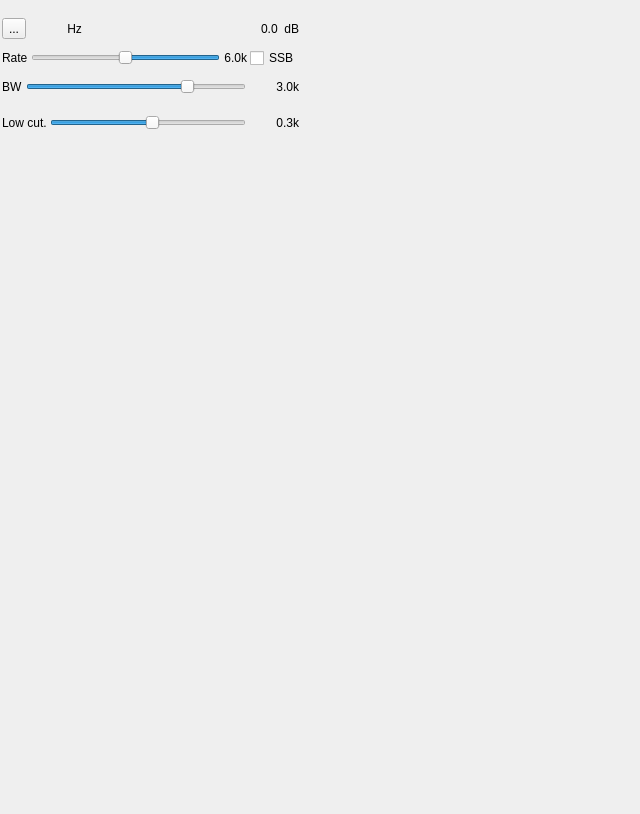
<?xml version="1.0" encoding="UTF-8"?>
<ui version="4.0">
 <class>ChannelAnalyzerGUI</class>
 <widget class="RollupWidget" name="ChannelAnalyzerGUI">
  <property name="geometry">
   <rect>
    <x>0</x>
    <y>0</y>
    <width>640</width>
    <height>814</height>
   </rect>
  </property>
  <property name="minimumSize">
   <size>
    <width>640</width>
    <height>0</height>
   </size>
  </property>
  <property name="font">
   <font>
    <family>Liberation Sans</family>
    <pointsize>9</pointsize>
   </font>
  </property>
  <property name="windowTitle">
   <string>Channel Analyzer</string>
  </property>
  <widget class="QWidget" name="settingsContainer" native="true">
   <property name="geometry">
    <rect>
     <x>0</x>
     <y>10</y>
     <width>301</width>
     <height>131</height>
    </rect>
   </property>
   <property name="windowTitle">
    <string>Settings</string>
   </property>
   <layout class="QVBoxLayout" name="verticalLayout">
    <property name="spacing">
     <number>3</number>
    </property>
    <property name="leftMargin">
     <number>2</number>
    </property>
    <property name="topMargin">
     <number>2</number>
    </property>
    <property name="rightMargin">
     <number>2</number>
    </property>
    <property name="bottomMargin">
     <number>2</number>
    </property>
    <item>
     <layout class="QHBoxLayout" name="DeltaFreqPowLayout">
      <item>
       <layout class="QHBoxLayout" name="DeltaFrequencyLayout">
        <item>
         <widget class="QToolButton" name="deltaMinus">
          <property name="toolTip">
           <string>Frequency shift direction</string>
          </property>
          <property name="text">
           <string>...</string>
          </property>
          <property name="icon">
           <iconset>
            <selectedoff>:/plus.png</selectedoff>
            <selectedon>:/minus.png</selectedon>
           </iconset>
          </property>
          <property name="checkable">
           <bool>true</bool>
          </property>
          <property name="checked">
           <bool>false</bool>
          </property>
         </widget>
        </item>
        <item>
         <widget class="ValueDial" name="deltaFrequency" native="true">
          <property name="sizePolicy">
           <sizepolicy hsizetype="Maximum" vsizetype="Maximum">
            <horstretch>0</horstretch>
            <verstretch>0</verstretch>
           </sizepolicy>
          </property>
          <property name="minimumSize">
           <size>
            <width>32</width>
            <height>16</height>
           </size>
          </property>
          <property name="font">
           <font>
            <family>Monospace</family>
            <pointsize>12</pointsize>
           </font>
          </property>
          <property name="cursor">
           <cursorShape>SizeVerCursor</cursorShape>
          </property>
          <property name="focusPolicy">
           <enum>Qt::StrongFocus</enum>
          </property>
          <property name="toolTip">
           <string>Demod shift frequency from center in Hz</string>
          </property>
         </widget>
        </item>
        <item>
         <widget class="QLabel" name="deltaUnits">
          <property name="palette">
           <palette>
            <active>
             <colorrole role="Text">
              <brush brushstyle="SolidPattern">
               <color alpha="255">
                <red>26</red>
                <green>26</green>
                <blue>26</blue>
               </color>
              </brush>
             </colorrole>
             <colorrole role="BrightText">
              <brush brushstyle="SolidPattern">
               <color alpha="255">
                <red>255</red>
                <green>255</green>
                <blue>255</blue>
               </color>
              </brush>
             </colorrole>
            </active>
            <inactive>
             <colorrole role="Text">
              <brush brushstyle="SolidPattern">
               <color alpha="255">
                <red>26</red>
                <green>26</green>
                <blue>26</blue>
               </color>
              </brush>
             </colorrole>
             <colorrole role="BrightText">
              <brush brushstyle="SolidPattern">
               <color alpha="255">
                <red>255</red>
                <green>255</green>
                <blue>255</blue>
               </color>
              </brush>
             </colorrole>
            </inactive>
            <disabled>
             <colorrole role="Text">
              <brush brushstyle="SolidPattern">
               <color alpha="255">
                <red>118</red>
                <green>118</green>
                <blue>117</blue>
               </color>
              </brush>
             </colorrole>
             <colorrole role="BrightText">
              <brush brushstyle="SolidPattern">
               <color alpha="255">
                <red>255</red>
                <green>255</green>
                <blue>255</blue>
               </color>
              </brush>
             </colorrole>
            </disabled>
           </palette>
          </property>
          <property name="text">
           <string> Hz</string>
          </property>
         </widget>
        </item>
       </layout>
      </item>
      <item>
       <spacer name="horizontalSpacer">
        <property name="orientation">
         <enum>Qt::Horizontal</enum>
        </property>
        <property name="sizeHint" stdset="0">
         <size>
          <width>40</width>
          <height>20</height>
         </size>
        </property>
       </spacer>
      </item>
      <item>
       <layout class="QHBoxLayout" name="ChannelPowerLayout">
        <item>
         <widget class="QLabel" name="channelPower">
          <property name="toolTip">
           <string>Channel power</string>
          </property>
          <property name="layoutDirection">
           <enum>Qt::LeftToRight</enum>
          </property>
          <property name="text">
           <string>0.0</string>
          </property>
         </widget>
        </item>
        <item>
         <widget class="QLabel" name="channelPowerUnits">
          <property name="text">
           <string> dB</string>
          </property>
         </widget>
        </item>
       </layout>
      </item>
     </layout>
    </item>
    <item>
     <layout class="QHBoxLayout" name="SpanLayout">
      <item>
       <widget class="QLabel" name="spanLabel">
        <property name="text">
         <string>Rate</string>
        </property>
       </widget>
      </item>
      <item>
       <widget class="QSlider" name="spanLog2">
        <property name="toolTip">
         <string>Channel sample rate</string>
        </property>
        <property name="minimum">
         <number>0</number>
        </property>
        <property name="maximum">
         <number>6</number>
        </property>
        <property name="pageStep">
         <number>1</number>
        </property>
        <property name="value">
         <number>3</number>
        </property>
        <property name="sliderPosition">
         <number>3</number>
        </property>
        <property name="orientation">
         <enum>Qt::Horizontal</enum>
        </property>
        <property name="invertedAppearance">
         <bool>true</bool>
        </property>
        <property name="invertedControls">
         <bool>true</bool>
        </property>
       </widget>
      </item>
      <item>
       <widget class="QLabel" name="spanText">
        <property name="text">
         <string>6.0k</string>
        </property>
        <property name="alignment">
         <set>Qt::AlignRight|Qt::AlignTrailing|Qt::AlignVCenter</set>
        </property>
       </widget>
      </item>
      <item>
       <widget class="QCheckBox" name="ssb">
        <property name="toolTip">
         <string>SSB/DSB toggle</string>
        </property>
        <property name="text">
         <string>SSB</string>
        </property>
       </widget>
      </item>
     </layout>
    </item>
    <item>
     <layout class="QHBoxLayout" name="BWLayout">
      <item>
       <widget class="QLabel" name="BWLabel">
        <property name="text">
         <string>BW</string>
        </property>
       </widget>
      </item>
      <item>
       <widget class="QSlider" name="BW">
        <property name="toolTip">
         <string>Lowpass filter cutoff frequency</string>
        </property>
        <property name="minimum">
         <number>-60</number>
        </property>
        <property name="maximum">
         <number>60</number>
        </property>
        <property name="pageStep">
         <number>1</number>
        </property>
        <property name="value">
         <number>30</number>
        </property>
        <property name="orientation">
         <enum>Qt::Horizontal</enum>
        </property>
       </widget>
      </item>
      <item>
       <widget class="QLabel" name="BWText">
        <property name="minimumSize">
         <size>
          <width>50</width>
          <height>0</height>
         </size>
        </property>
        <property name="text">
         <string>3.0k</string>
        </property>
        <property name="alignment">
         <set>Qt::AlignRight|Qt::AlignTrailing|Qt::AlignVCenter</set>
        </property>
       </widget>
      </item>
     </layout>
    </item>
    <item>
     <layout class="QHBoxLayout" name="LowCutLayout">
      <item>
       <widget class="QLabel" name="lowCutLabel">
        <property name="text">
         <string>Low cut.</string>
        </property>
       </widget>
      </item>
      <item>
       <widget class="QSlider" name="lowCut">
        <property name="toolTip">
         <string>Highpass filter cutoff frequency (SSB)</string>
        </property>
        <property name="minimum">
         <number>-60</number>
        </property>
        <property name="maximum">
         <number>60</number>
        </property>
        <property name="pageStep">
         <number>1</number>
        </property>
        <property name="value">
         <number>3</number>
        </property>
        <property name="orientation">
         <enum>Qt::Horizontal</enum>
        </property>
       </widget>
      </item>
      <item>
       <widget class="QLabel" name="lowCutText">
        <property name="minimumSize">
         <size>
          <width>50</width>
          <height>0</height>
         </size>
        </property>
        <property name="text">
         <string>0.3k</string>
        </property>
        <property name="alignment">
         <set>Qt::AlignRight|Qt::AlignTrailing|Qt::AlignVCenter</set>
        </property>
       </widget>
      </item>
     </layout>
    </item>
   </layout>
  </widget>
  <widget class="QWidget" name="spectrumContainer" native="true">
   <property name="geometry">
    <rect>
     <x>10</x>
     <y>180</y>
     <width>636</width>
     <height>284</height>
    </rect>
   </property>
   <property name="minimumSize">
    <size>
     <width>636</width>
     <height>0</height>
    </size>
   </property>
   <property name="windowTitle">
    <string>Channel Spectrum</string>
   </property>
   <layout class="QVBoxLayout" name="verticalLayoutSpectrum">
    <property name="spacing">
     <number>2</number>
    </property>
    <property name="leftMargin">
     <number>2</number>
    </property>
    <property name="topMargin">
     <number>2</number>
    </property>
    <property name="rightMargin">
     <number>2</number>
    </property>
    <property name="bottomMargin">
     <number>2</number>
    </property>
    <item>
     <widget class="GLSpectrum" name="glSpectrum" native="true">
      <property name="minimumSize">
       <size>
        <width>200</width>
        <height>250</height>
       </size>
      </property>
      <property name="font">
       <font>
        <family>Monospace</family>
        <pointsize>8</pointsize>
       </font>
      </property>
     </widget>
    </item>
    <item>
     <widget class="GLSpectrumGUI" name="spectrumGUI" native="true"/>
    </item>
   </layout>
  </widget>
  <widget class="QWidget" name="scopeContainer" native="true">
   <property name="geometry">
    <rect>
     <x>0</x>
     <y>470</y>
     <width>636</width>
     <height>284</height>
    </rect>
   </property>
   <property name="minimumSize">
    <size>
     <width>636</width>
     <height>0</height>
    </size>
   </property>
   <property name="windowTitle">
    <string>Channel Scope</string>
   </property>
   <layout class="QVBoxLayout" name="verticalLayoutScope">
    <property name="spacing">
     <number>2</number>
    </property>
    <property name="leftMargin">
     <number>3</number>
    </property>
    <property name="topMargin">
     <number>3</number>
    </property>
    <property name="rightMargin">
     <number>3</number>
    </property>
    <property name="bottomMargin">
     <number>3</number>
    </property>
    <item>
     <widget class="GLScope" name="glScope" native="true">
      <property name="minimumSize">
       <size>
        <width>200</width>
        <height>250</height>
       </size>
      </property>
      <property name="font">
       <font>
        <family>Monospace</family>
        <pointsize>8</pointsize>
       </font>
      </property>
     </widget>
    </item>
    <item>
     <widget class="GLScopeGUI" name="scopeGUI" native="true"/>
    </item>
   </layout>
  </widget>
 </widget>
 <customwidgets>
  <customwidget>
   <class>RollupWidget</class>
   <extends>QWidget</extends>
   <header>gui/rollupwidget.h</header>
   <container>1</container>
  </customwidget>
  <customwidget>
   <class>ValueDial</class>
   <extends>QWidget</extends>
   <header>gui/valuedial.h</header>
   <container>1</container>
  </customwidget>
  <customwidget>
   <class>GLSpectrum</class>
   <extends>QWidget</extends>
   <header>gui/glspectrum.h</header>
   <container>1</container>
  </customwidget>
  <customwidget>
   <class>GLSpectrumGUI</class>
   <extends>QWidget</extends>
   <header>gui/glspectrumgui.h</header>
   <container>1</container>
  </customwidget>
  <customwidget>
   <class>GLScope</class>
   <extends>QWidget</extends>
   <header>gui/glscope.h</header>
   <container>1</container>
  </customwidget>
  <customwidget>
   <class>GLScopeGUI</class>
   <extends>QWidget</extends>
   <header>gui/glscopegui.h</header>
   <container>1</container>
  </customwidget>
 </customwidgets>
 <resources>
  <include location="../../../sdrgui/resources/res.qrc"/>
 </resources>
 <connections/>
</ui>
